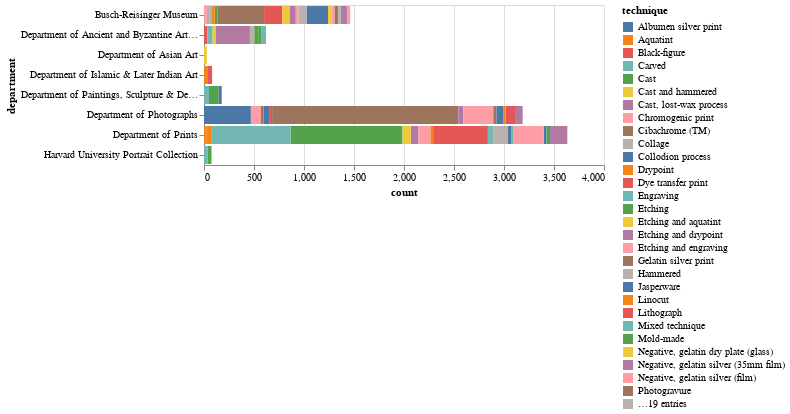

The notebook cell this image was saved under:
### Code cell
import altair as alt

alt.Chart(
    sql^ """
    SELECT department, technique, COUNT() AS count
    FROM df4
    WHERE technique IS NOT NULL AND totalpageviews >= 30
    GROUP BY 1, 2
    HAVING count > 25
    """  # type: ignore
).mark_bar().encode(
    x="count:Q",
    y="department:N",
    color="technique:N",
    tooltip=["technique", "count"],
)

### Figure 1 — Vega-Lite specification as saved in the notebook (floating-point values rounded to 4 significant figures)
{"config": {"view": {"continuousWidth": 400, "continuousHeight": 300}}, "data": {"name": "data-6281c0c565f7521c1ae6e06048c5fc62"}, "mark": "bar", "encoding": {"color": {"field": "technique", "type": "nominal"}, "tooltip": [{"field": "technique", "type": "nominal"}, {"field": "count", "type": "quantitative"}], "x": {"field": "count", "type": "quantitative"}, "y": {"field": "department", "type": "nominal"}}, "$schema": "https://vega.github.io/schema/vega-lite/v4.17.0.json", "datasets": {"data-6281c0c565f7521c1ae6e06048c5fc62": [{"department": "Department of Prints", "technique": "Etching", "count": 1120}, {"department": "Department of Prints", "technique": "Woodcut", "count": 173}, {"department": "Department of Prints", "technique": "Softground etching", "count": 26}, {"department": "Department of Prints", "technique": "Etching and drypoint", "count": 77}, {"department": "Department of Prints", "technique": "Lithograph", "count": 548}, {"department": "Department of Prints", "technique": "Engraving", "count": 787}, {"department": "Department of Prints", "technique": "Etching and engraving", "count": 120}, {"department": "Department of Prints", "technique": "Etching and aquatint", "count": 83}, {"department": "Department of Prints", "technique": "Drypoint", "count": 50}, {"department": "Department of Prints", "technique": "Linocut", "count": 26}, {"department": "Department of Prints", "technique": "Wood engraving", "count": 35}, {"department": "Department of Prints", "technique": "Aquatint", "count": 28}, {"department": "Department of Prints", "technique": "Pochoir", "count": 27}, {"department": "Department of Prints", "technique": "Screen print", "count": 302}, {"department": "Department of Prints", "technique": "Photolithograph", "count": 144}, {"department": "Department of Prints", "technique": "Photomechanical print", "count": 31}, {"department": "Department of Prints", "technique": "Mixed technique", "count": 56}, {"department": "Department of Photographs", "technique": "Gelatin silver print", "count": 1862}, {"department": "Department of Photographs", "technique": "Albumen silver print", "count": 469}, {"department": "Harvard University Portrait Collection", "technique": "Cast", "count": 37}, {"department": "Department of Photographs", "technique": "Photogravure", "count": 33}, {"department": "Department of Photographs", "technique": "Platinum print", "count": 93}, {"department": "Department of Photographs", "technique": "Salted paper print", "count": 77}, {"department": "Department of Photographs", "technique": "Photomechanical print", "count": 66}, {"department": "Department of Photographs", "technique": "Collodion process", "count": 56}, {"department": "Department of Photographs", "technique": "Chromogenic print", "count": 100}, {"department": "Department of Photographs", "technique": "Cibachrome (TM)", "count": 26}, {"department": "Department of Photographs", "technique": "Pigment print", "count": 26}, {"department": "Department of Photographs", "technique": "Dye transfer print", "count": 30}, {"department": "Harvard University Portrait Collection", "technique": "Carved", "count": 38}, {"department": "Department of Photographs", "technique": "Negative, gelatin silver (35mm film)", "count": 50}, {"department": "Department of Asian Art", "technique": "Woodblock print", "count": 28}, {"department": "Busch-Reisinger Museum", "technique": "Gelatin silver print", "count": 464}, {"department": "Department of Ancient and Byzantine Art & Numismatics", "technique": "Mold-made", "count": 39}, {"department": "Department of Paintings, Sculpture & Decorative Arts", "technique": "Carved", "count": 50}, {"department": "Department of Paintings, Sculpture & Decorative Arts", "technique": "Cast", "count": 97}, {"department": "Department of Ancient and Byzantine Art & Numismatics", "technique": "Hammered", "count": 44}, {"department": "Department of Ancient and Byzantine Art & Numismatics", "technique": "Red-figure", "count": 35}, {"department": "Department of Ancient and Byzantine Art & Numismatics", "technique": "Wheel-made", "count": 43}, {"department": "Department of Ancient and Byzantine Art & Numismatics", "technique": "Black-figure", "count": 32}, {"department": "Department of Islamic & Later Indian Art", "technique": "Underglazed", "count": 40}, {"department": "Department of Islamic & Later Indian Art", "technique": "Underglazed, painted", "count": 41}, {"department": "Department of Ancient and Byzantine Art & Numismatics", "technique": "Cast and hammered", "count": 35}, {"department": "Department of Photographs", "technique": "Negative, gelatin silver (film)", "count": 299}, {"department": "Department of Ancient and Byzantine Art & Numismatics", "technique": "Cast, lost-wax process", "count": 340}, {"department": "Department of Ancient and Byzantine Art & Numismatics", "technique": "Carved", "count": 52}, {"department": "Department of Paintings, Sculpture & Decorative Arts", "technique": "Jasperware", "count": 30}, {"department": "Busch-Reisinger Museum", "technique": "Lithograph", "count": 182}, {"department": "Busch-Reisinger Museum", "technique": "Etching", "count": 30}, {"department": "Busch-Reisinger Museum", "technique": "Woodcut", "count": 60}, {"department": "Busch-Reisinger Museum", "technique": "Photomechanical print", "count": 216}, {"department": "Busch-Reisinger Museum", "technique": "Collage", "count": 51}, {"department": "Busch-Reisinger Museum", "technique": "Chromogenic print", "count": 29}, {"department": "Busch-Reisinger Museum", "technique": "Photolithograph", "count": 81}, {"department": "Busch-Reisinger Museum", "technique": "Screen print", "count": 29}, {"department": "Busch-Reisinger Museum", "technique": "Drypoint", "count": 27}, {"department": "Busch-Reisinger Museum", "technique": "Relief print", "count": 37}, {"department": "Busch-Reisinger Museum", "technique": "Woven", "count": 33}, {"department": "Busch-Reisinger Museum", "technique": "Slide, 35 mm, black and white", "count": 34}, {"department": "Busch-Reisinger Museum", "technique": "Slide, 35 mm, color", "count": 28}, {"department": "Busch-Reisinger Museum", "technique": "Negative, gelatin silver (film)", "count": 27}, {"department": "Busch-Reisinger Museum", "technique": "Negative, gelatin dry plate (glass)", "count": 75}, {"department": "Busch-Reisinger Museum", "technique": "Negative, gelatin silver (35mm film)", "count": 59}]}}
